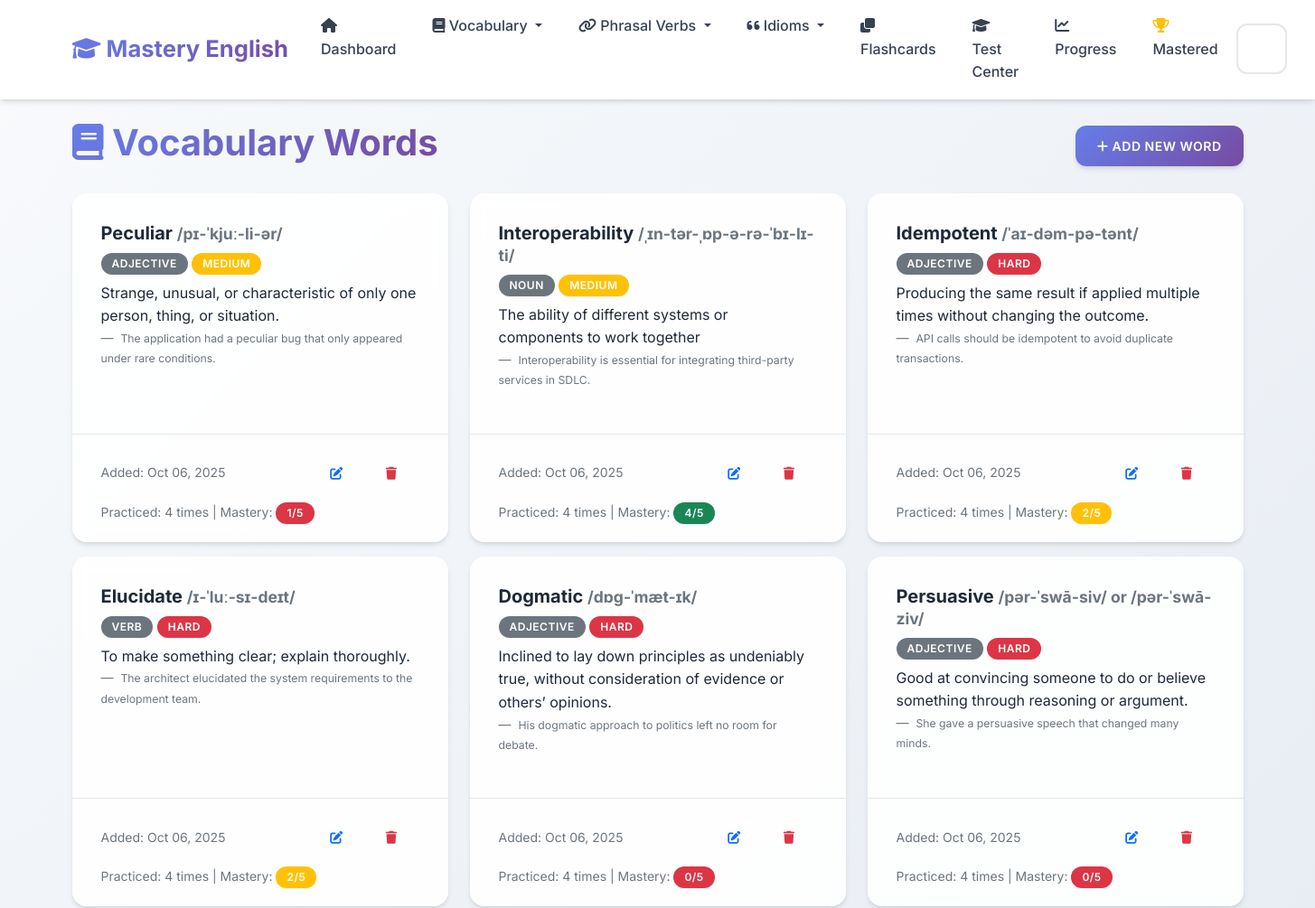
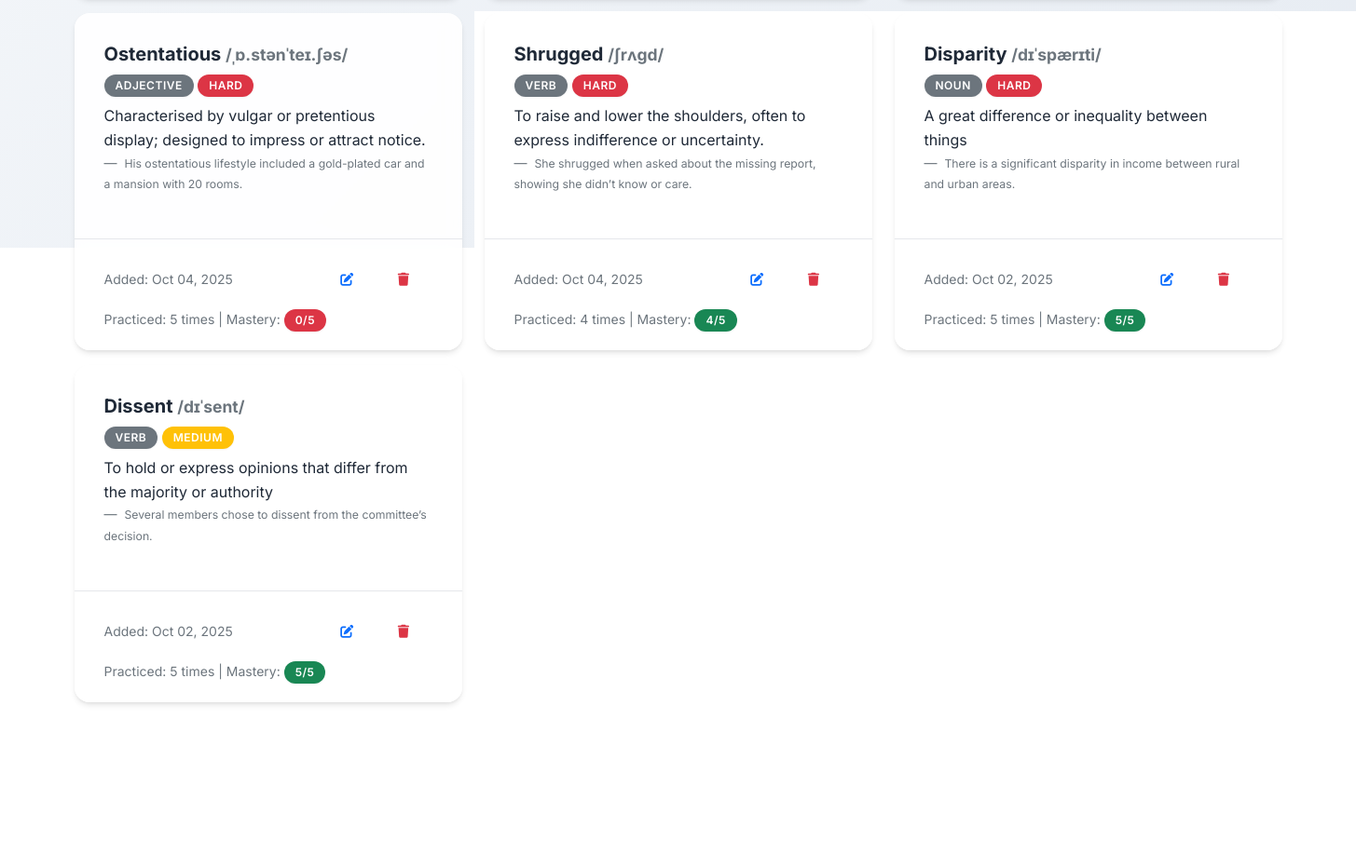
Screenshot of /vocabulary with the database file from the repository (2 pictures, top to bottom).
### app.py (models this page shows, shortened)
class VocabularyWord(db.Model):
    __tablename__ = 'vocabulary_words'
    id = db.Column(db.Integer, primary_key=True)
    word = db.Column(db.String(100), nullable=False)
    definition = db.Column(db.Text, nullable=False)
    example_sentence = db.Column(db.Text)
    pronunciation = db.Column(db.String(100))
    part_of_speech = db.Column(db.String(50))
    difficulty_level = db.Column(db.String(20), default='medium')
    date_added = db.Column(db.DateTime, default=datetime.utcnow)
    times_practiced = db.Column(db.Integer, default=0)
    last_practiced = db.Column(db.DateTime)
    mastery_level = db.Column(db.Integer, default=0)

### app.py (the view)
@app.route('/vocabulary')
def vocabulary_list():
    page = request.args.get('page', 1, type=int)
    words = VocabularyWord.query.order_by(VocabularyWord.date_added.desc()).paginate(
        page=page, per_page=10, error_out=False)
    return render_template('vocabulary_list.html', words=words)

### templates/vocabulary_list.html (shortened to what this page needs)
{% extends "base.html" %}
{% block content %}
<div class="row">
    <div class="col-12">
        <div class="d-flex justify-content-between align-items-center mb-4">
            <h1>
                <i class="fas fa-book"></i> Vocabulary Words
            </h1>
            <a href="{{ url_for('add_vocabulary') }}" class="btn btn-primary">
                <i class="fas fa-plus"></i> Add New Word
            </a>
        </div>
    </div>
</div>
{% if words.items %}
    <div class="row">
        {% for word in words.items %}
            <div class="col-md-6 col-lg-4 mb-3">
                <div class="card h-100">
                    <div class="card-body">
                        <h5 class="card-title">
                            {{ word.word }}
                            {% if word.pronunciation %}
                                <small class="text-muted">{{ word.pronunciation }}</small>
                            {% endif %}
                        </h5>
                        {% if word.part_of_speech %}
                            <span class="badge bg-secondary mb-2">{{ word.part_of_speech }}</span>
                        {% endif %}
                        <span class="badge bg-{% if word.difficulty_level == 'easy' %}success{% elif word.difficulty_level == 'hard' %}danger{% else %}warning{% endif %} mb-2">
                            {{ word.difficulty_level.title() }}
                        </span>
                        <p class="card-text">{{ word.definition }}</p>
                        {% if word.example_sentence %}
                            <blockquote class="blockquote-footer">
                                <small>{{ word.example_sentence }}</small>
                            </blockquote>
                        {% endif %}
                    </div>
                    <div class="card-footer bg-transparent">
                        <div class="d-flex justify-content-between align-items-center">
                            <small class="text-muted">
                                Added: {{ word.date_added.strftime('%b %d, %Y') }}
                            </small>
                            <div class="btn-group" role="group">
                                <a href="{{ url_for('edit_vocabulary', id=word.id) }}" class="btn btn-sm btn-outline-primary">
                                    <i class="fas fa-edit"></i>
                                </a>
                                <button type="button" class="btn btn-sm btn-outline-danger" onclick="confirmDelete('{{ word.word }}', '{{ url_for('delete_vocabulary', id=word.id) }}')">
                                    <i class="fas fa-trash"></i>
                                </button>
                            </div>
                        </div>
                        {% if word.times_practiced > 0 %}
                            <div class="mt-2">
                                <small class="text-muted">
                                    Practiced: {{ word.times_practiced }} times
                                    | Mastery:
                                    <span class="badge bg-{% if word.mastery_level >= 4 %}success{% elif word.mastery_level >= 2 %}warning{% else %}danger{% endif %}">
                                        {{ word.mastery_level }}/5
                                    </span>
                                </small>
                            </div>
                        {% endif %}
                    </div>
                </div>
            </div>
        {% endfor %}
    </div>
    {% if words.pages > 1 %}
        <nav aria-label="Page navigation">
            <ul class="pagination justify-content-center">
                {% for page_num in words.iter_pages() %}
                    {% if page_num %}
                        {% if page_num != words.page %}
                            <li class="page-item">
                                <a class="page-link" href="{{ url_for('vocabulary_list', page=page_num) }}">{{ page_num }}</a>
                            </li>
                        {% else %}
                            <li class="page-item active">
                                <span class="page-link">{{ page_num }}</span>
                            </li>
                        {% endif %}
                    {% else %}
                        <li class="page-item disabled">
                            <span class="page-link">...</span>
                        </li>
                    {% endif %}
                {% endfor %}
                {% if words.has_next %}
                    <li class="page-item">
                        <a class="page-link" href="{{ url_for('vocabulary_list', page=words.next_num) }}">Next</a>
                    </li>
                {% endif %}
            </ul>
        </nav>
    {% endif %}
{% endif %}
{% endblock %}

### static/css/style.css (style rules this page uses)
:root { --primary-color: #6366f1; --primary-dark: #4f46e5; --primary-light: #8b5cf6; --success-color: #10b981; --success-dark: #059669; --info-color: #06b6d4; --info-dark: #0891b2; --warning-color: #f59e0b; --warning-dark: #d97706; --danger-color: #ef4444; --danger-dark: #dc2626; --light-color: #f8fafc; --dark-color: #1e293b; --gray-50: #f9fafb; --gray-100: #f3f4f6; --gray-200: #e5e7eb; --gray-300: #d1d5db; --gray-400: #9ca3af; --gray-500: #6b7280; --gray-600: #4b5563; --gray-700: #374151; --gray-800: #1f2937; --gray-900: #111827; --gradient-primary: linear-gradient(135deg, #667eea 0%, #764ba2 100%); --gradient-success: linear-gradient(135deg, #11998e 0%, #38ef7d 100%); --gradient-info: linear-gradient(135deg, #667db6 0%, #0082c8 100%); --gradient-warning: linear-gradient(135deg, #f093fb 0%, #f5576c 100%); --gradient-hero: linear-gradient(135deg, #667eea 0%, #764ba2 50%, #f093fb 100%); --shadow-sm: 0 1px 2px 0 rgba(0, 0, 0, 0.05); --shadow: 0 4px 6px -1px rgba(0, 0, 0, 0.1), 0 2px 4px -1px rgba(0, 0, 0, 0.06); --shadow-md: 0 10px 15px -3px rgba(0, 0, 0, 0.1), 0 4px 6px -2px rgba(0, 0, 0, 0.05); --shadow-lg: 0 20px 25px -5px rgba(0, 0, 0, 0.1), 0 10px 10px -5px rgba(0, 0, 0, 0.04); --shadow-xl: 0 25px 50px -12px rgba(0, 0, 0, 0.25); }
body { font-family: 'Inter', 'Segoe UI', -apple-system, BlinkMacSystemFont, sans-serif; background: linear-gradient(135deg, #f8fafc 0%, #e2e8f0 100%); min-height: 100vh; line-height: 1.6; color: var(--gray-800); }
.card { border: none; border-radius: 16px; background: rgba(255, 255, 255, 0.9); backdrop-filter: blur(10px); box-shadow: var(--shadow); transition: all 0.4s cubic-bezier(0.4, 0, 0.2, 1); position: relative; overflow: hidden; }
.card::before { content: ''; position: absolute; top: 0; left: 0; width: 100%; height: 2px; background: var(--gradient-primary); transform: scaleX(0); transition: transform 0.3s ease; }
.card-body { padding: 2rem; }
.card-footer { background: rgba(248, 250, 252, 0.8); border-top: 1px solid var(--gray-200); border-radius: 0 0 16px 16px; padding: 1.25rem 2rem; }
.badge { font-size: 0.7rem; border-radius: 12px; padding: 0.4em 0.8em; }
.btn { border-radius: 12px; font-weight: 600; padding: 0.75rem 1.5rem; text-transform: uppercase; letter-spacing: 0.5px; font-size: 0.875rem; transition: all 0.3s cubic-bezier(0.4, 0, 0.2, 1); position: relative; overflow: hidden; border: none; }
.btn::before { content: ''; position: absolute; top: 0; left: -100%; width: 100%; height: 100%; background: linear-gradient(90deg, transparent, rgba(255,255,255,0.2), transparent); transition: left 0.5s; }
.btn-primary { background: var(--gradient-primary); box-shadow: var(--shadow); }
.btn-group .btn { border-radius: 6px; }
h1, h2, h3, h4, h5, h6 { font-weight: 700; color: var(--gray-800); }
h1 { background: var(--gradient-primary); -webkit-background-clip: text; -webkit-text-fill-color: transparent; background-clip: text; }
.badge { font-size: 0.75rem; border-radius: 20px; padding: 0.5em 1em; font-weight: 600; text-transform: uppercase; letter-spacing: 0.5px; box-shadow: var(--shadow-sm); }
.fa, .fas, .far { transition: all 0.3s ease; }

### rows the page displays
VocabularyWord: word "Peculiar", pronunciation "/pɪ-ˈkjuː-li-ər/", part_of_speech "ADJECTIVE", difficulty_level "MEDIUM", definition "Strange, unusual, or characteristic of only one person, thing, or situation.", example_sentence "The application had a peculiar bug that only appeared under rare conditions.", date_added "Oct 06, 2025", times_practiced "4", mastery_level "1"
VocabularyWord: word "Interoperability", pronunciation "/ˌɪn-tər-ˌɒp-ə-rə-ˈbɪ-lɪ-ti/", part_of_speech "NOUN", difficulty_level "MEDIUM", definition "The ability of different systems or components to work together", example_sentence "Interoperability is essential for integrating third-party services in SDLC.", date_added "Oct 06, 2025", times_practiced "4", mastery_level "4"
VocabularyWord: word "Idempotent", pronunciation "/ˈaɪ-dəm-pə-tənt/", part_of_speech "ADJECTIVE", difficulty_level "HARD", definition "Producing the same result if applied multiple times without changing the outcome.", example_sentence "API calls should be idempotent to avoid duplicate transactions.", date_added "Oct 06, 2025", times_practiced "4", mastery_level "2"
VocabularyWord: word "Elucidate", pronunciation "/ɪ-ˈluː-sɪ-deɪt/", part_of_speech "VERB", difficulty_level "HARD", definition "To make something clear; explain thoroughly.", example_sentence "The architect elucidated the system requirements to the development team.", date_added "Oct 06, 2025", times_practiced "4", mastery_level "2"
VocabularyWord: word "Dogmatic", pronunciation "/dɒɡ-ˈmæt-ɪk/", part_of_speech "ADJECTIVE", difficulty_level "HARD", definition "Inclined to lay down principles as undeniably true, without consideration of evidence or others’ opinions.", example_sentence "His dogmatic approach to politics left no room for debate.", date_added "Oct 06, 2025", times_practiced "4", mastery_level "0"
VocabularyWord: word "Persuasive", pronunciation "/pər-ˈswā-siv/ or /pər-ˈswā-ziv/", part_of_speech "ADJECTIVE", difficulty_level "HARD", definition "Good at convincing someone to do or believe something through reasoning or argument.", example_sentence "She gave a persuasive speech that changed many minds.", date_added "Oct 06, 2025", times_practiced "4", mastery_level "0"
VocabularyWord: word "Ostentatious", pronunciation "/ˌɒ.stənˈteɪ.ʃəs/", part_of_speech "ADJECTIVE", difficulty_level "HARD", definition "Characterised by vulgar or pretentious display; designed to impress or attract notice.", example_sentence "His ostentatious lifestyle included a gold-plated car and a mansion with 20 rooms.", date_added "Oct 04, 2025", times_practiced "5", mastery_level "0"
VocabularyWord: word "Shrugged", pronunciation "/ʃrʌɡd/", part_of_speech "VERB", difficulty_level "HARD", definition "To raise and lower the shoulders, often to express indifference or uncertainty.", example_sentence "She shrugged when asked about the missing report, showing she didn’t know or care.", date_added "Oct 04, 2025", times_practiced "4", mastery_level "4"
VocabularyWord: word "Disparity", pronunciation "/dɪˈspærɪti/", part_of_speech "NOUN", difficulty_level "HARD", definition "A great difference or inequality between things", example_sentence "There is a significant disparity in income between rural and urban areas.", date_added "Oct 02, 2025", times_practiced "5", mastery_level "5"
VocabularyWord: word "Dissent", pronunciation "/dɪˈsent/", part_of_speech "VERB", difficulty_level "MEDIUM", definition "To hold or express opinions that differ from the majority or authority", example_sentence "Several members chose to dissent from the committee’s decision.", date_added "Oct 02, 2025", times_practiced "5", mastery_level "5"
